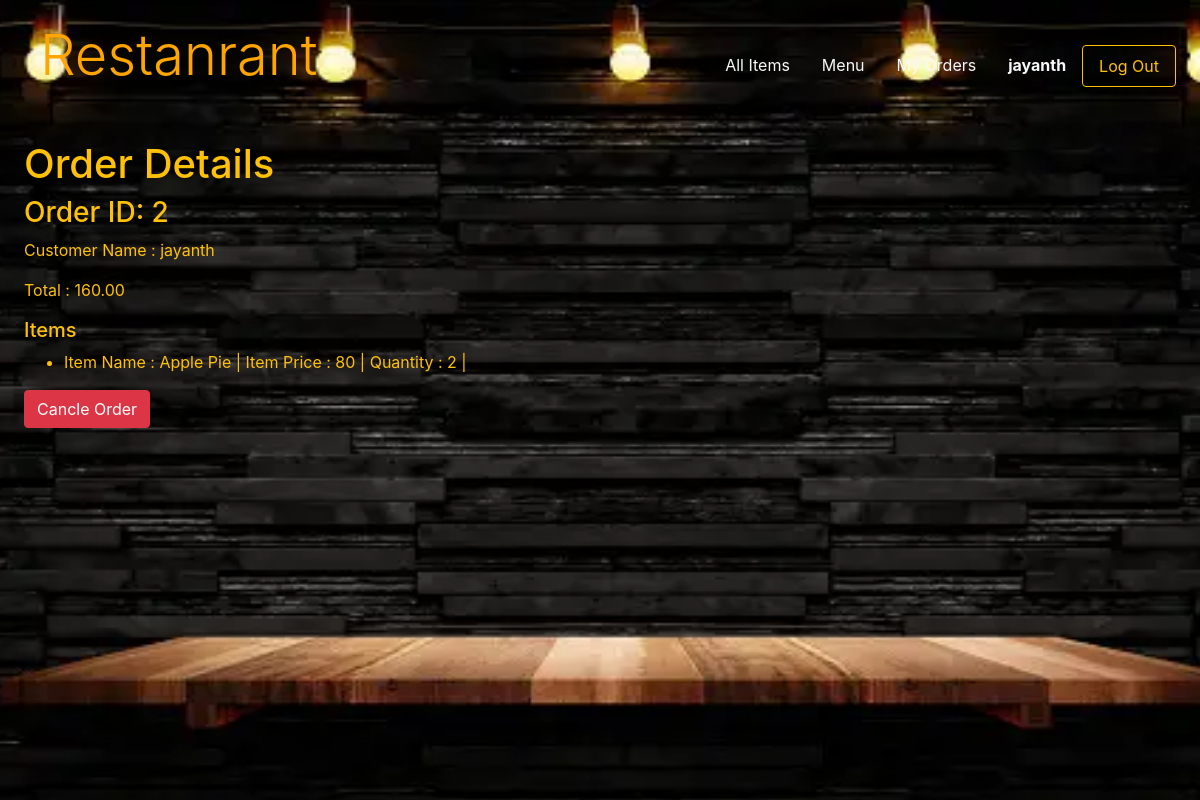
The app's page /myorders (signed in), older data.
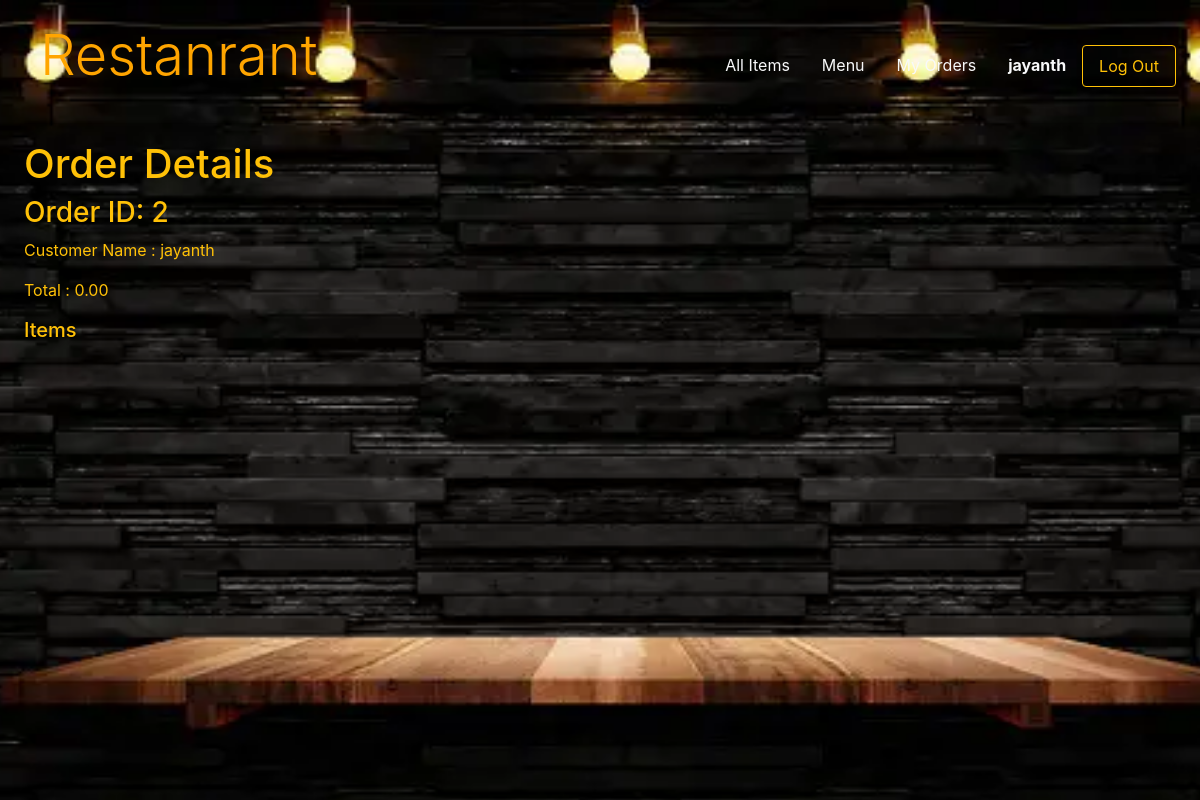
The same page, newer data.
### restaurant/models.py (models this page shows, shortened)
class Order(models.Model):
    user = models.ForeignKey(User, on_delete=models.CASCADE, related_name="orders")
    items = models.ManyToManyField(Sale,blank=True)
    total = models.DecimalField(max_digits=10, decimal_places=2, default=0)
    timestamp = models.DateTimeField(auto_now_add=True)

class User(AbstractUser):
    def __str__(self):
        return f"{self.id} : {self.username}"

class Sale(models.Model):
    user = models.ForeignKey(User, on_delete=models.CASCADE, related_name="order")
    item = models.ForeignKey(Item, on_delete=models.CASCADE, related_name="sales")
    quantity = models.IntegerField(default=0,validators=[MaxValueValidator(10)])

class Item(models.Model):
    name = models.CharField(max_length=64)
    price = models.IntegerField()
    vegBool = models.BooleanField(default=True)
    rating = models.DecimalField(max_digits=2, decimal_places=1, validators=[MaxValueValidator(5)])
    imageURL = models.URLField(blank=True)
    category = models.ForeignKey(Category, blank=True,null=True ,on_delete=models.CASCADE, related_name="cat")

### restaurant/views.py (the view)
# urls.py: path("myorders", views.myorders, name="myorders"),
def myorders(request):
    order = Order.objects.filter(user=request.user)
    return render(request,"restaurant/myorder.html",{
        "orders":order
    })

### restaurant/templates/restaurant/myorder.html (shortened to what this page needs)
{% extends "restaurant/layout.html" %}
{% block body %}
<h1>Order Details</h1>
<div id="myorder">
    {% for order in orders %}
    <h3>Order ID: {{order.id}}</h3>
    <p>Customer Name : {{order.user.username}}</p>
    <p>Total : {{order.total}}</p>
    <h5>Items</h5>
    <ul>
        {% for item in order.items.all %}
            {% if item.quantity %}
            <li>Item Name : {{item.item.name}} | Item Price : {{item.item.price}} | Quantity : {{item.quantity}} | </li>
            {% endif %}
        {% endfor %}
    </ul>
    {% if order.total %}
    <form action="{% url 'cancleorder' %}" method="post">
        <input type="submit" class="btn btn-danger" value="Cancle Order">
    </form>
    {% endif %}
    {% endfor %}
</div>
{% endblock %}

Row changes from the older to the newer data that the page shows:
changed Order "jayanth": loses Sale (item.name "Apple Pie", item.price "80", quantity "2"); total "160.00" → "0.00"; value "Cancle Order" → (not shown)
